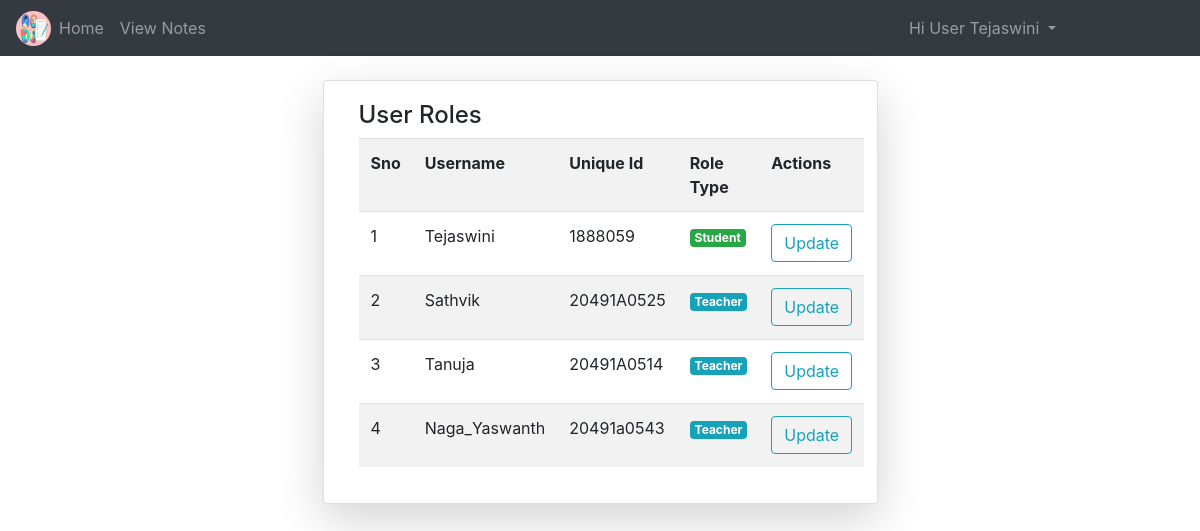
The page /roles/ (signed in) on the database its author committed.
### NotesApp/models.py (models this page shows)
class User(AbstractUser):
	v = [
		('d','Select Your gender'),
		('M','Male'),
		('F','Female'),
	]
	p = [
		('G','Guest'),
		('T','Teacher'),
		('S','Student'),
	]
	gd = models.CharField(choices=v,default='d',max_length=5)
	mb = models.CharField(max_length=11)
	uq = models.CharField(max_length=10)
	role = models.CharField(choices=p,default='G',max_length=5)
	is_teacher = models.BooleanField(default=False)
	is_student = models.BooleanField(default=False)

### NotesApp/views.py (the view)
# urls.py: path('roles/',views.rolechange,name="role"),
def rolechange(request):
	k = User.objects.all()
	return render(request,'notehtmls/role.html',{'u':k})

### templates/notehtmls/role.html (shortened to what this page needs)
{% extends 'notehtmls/base.html' %}
{% block content %}
<div class="container mt-4">
	<div class="card col-md-6 shadow-lg mx-auto">
		<div class="card-body">
			<h4>User Roles</h4>
			<table class="table table-striped table-hover">
				<tr>
					<th>Sno</th>
					<th>Username</th>
					<th>Unique Id</th>
					<th>Role Type</th>
					<th>Actions</th>
				</tr>
				{% for i in u %}
				<tr>
					<td>{{forloop.counter}}</td>
					<td>{{i.username}}</td>
					<td>{{i.uq}}</td>
					<td>
						{% if i.role == 'G' %}
							<p class="badge badge-warning">Guest</p>
						{% elif i.role == 'T' %}
							<p class="badge badge-info">Teacher</p>
						{% elif i.role == 'S' %}
							<p class="badge badge-success">Student</p>
						{% else %}
							<p class="badge badge-danger">Admin</p>
						{% endif %}
					</td>
					<td>
						<a href="{% url 'rolup' i.id %}" class="btn btn-outline-info">Update</a>
					</td>
				</tr>
				{% endfor %}
			</table>
		</div>
	</div>
</div>
{% endblock %}

### templates/notehtmls/navbar.html (shortened to what this page needs)
{% load static %}
<nav class="navbar navbar-expand-md bg-dark navbar-dark">
    <img src="{% static 'images/icons/logo.png' %}" class="rounded-circle" height="35px" width="35px">
    <div class="collapse navbar-collapse" id="collapsibleNavbar">
      <ul class="navbar-nav">
        {% if not user.is_authenticated %}
        <li class="nav-item">
          <a class="nav-link {% if request.path == '/' %}active{% endif %}" href="{% url 'hm' %}">Home</a>
        </li>
        <li class="nav-item">
          <a class="nav-link {% if request.path == '/abt/' %}active{% endif %}" href="{% url 'ab' %}">About</a>
        </li>
        <li class="nav-item">
          <a class="nav-link {% if request.path == '/cnt/' %}active{% endif %}" href="{% url 'ct' %}">Contact</a>
        </li>
        <li class="nav-item">
          <a class="nav-link {% if request.path == '/reg/' %}active{% endif %}" href="{% url 'rg' %}">Register</a>
        </li>
        {% else %}
        <li class="nav-item">
          <a class="nav-link {% if request.path == '/' %}active{% endif %}" href="{% url 'hm' %}">Home</a>
        </li>
        {% if user.is_superuser %}
        <li class="nav-item">
          <a class="nav-link {% if request.path == '/roles/' %}active{% endif %}" href="{% url 'role' %}">Roles</a>
        </li>
        {% elif user.role == 'T' and user.is_teacher == 1 %}
        <li class="nav-item">
          <a class="nav-link" href="">Notes</a>
        </li>
        {% elif user.role == 'S' and user.is_student == 1 %}
        <li class="nav-item">
          <a class="nav-link" href="">View Notes</a>
        </li>
        {% else %}
        <li class="nav-item">
          <a class="nav-link" href="">Access Denied</a>
        </li>
        {% endif %}
        {% endif %}
      </ul>
      <ul class="navbar-nav ml-auto" style="margin-right: 120px;">
        {% if not user.is_authenticated %}
        <li class="nav-item">
          <a class="nav-link {% if request.path == '/login/' %}active{% endif %}" href="{% url 'lg' %}">Login</a>
        </li>
        {% else %}
        <div class="dropdown" style="cursor: pointer;">
          <a class="dropdown-toggle nav-link" data-toggle="dropdown">
            Hi User {{request.user.username}}
          </a>
        </div>
        {% endif %}
      </ul>
    </div>
</nav>

### rows shown on the page
User: user.username "Tejaswini", username "Tejaswini", uq "1888059", role "Student"
User: username "Sathvik", uq "20491A0525", role "Teacher"
User: username "Tanuja", uq "20491A0514", role "Teacher"
User: username "Naga_Yaswanth", uq "20491a0543", role "Teacher"
